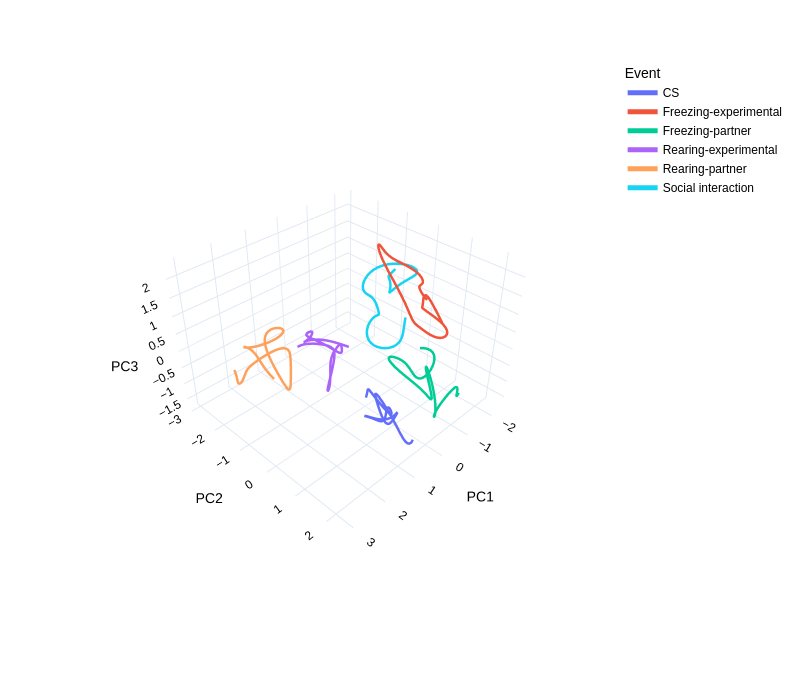

This figure's notebook cell:
### Code cell
x = np.concatenate([X_trains[0], X_validations[0]])
y = np.concatenate([y_trains[0], y_validations[0]])

x = (x - np.mean(x)) / np.std(x)

n_components = 20

pca = PCA(n_components, whiten=False, svd_solver="full", random_state=42)
pca_res = pca.fit_transform(x)
plot_df = pl.DataFrame(pca_res, schema = {f"PC{i+1}": pl.Float64 for i in range(n_components)})
print(sum(pca.explained_variance_ratio_))

names = ["CS", "Freezing-experimental", "Freezing-partner", "Rearing-experimental", "Rearing-partner", "Social interaction"]

plot_df = (
    plot_df.with_columns(
        pl.Series(list(np.linspace(-1, 1, 100)) * int(len(plot_df) / 100)).alias("Time"),
        pl.Series(y)
        .cast(pl.String())
        .replace({str(i): event for i, event in enumerate(names)})
        .alias("Event"),
    )
    .group_by("Event", "Time", maintain_order=True)
    .agg(pl.all().mean())
)

fig = px.line_3d(plot_df, x="PC1", y="PC2", z="PC3", color="Event", width=800, height=700)
fig.update_layout(
    scene_camera=dict(eye=dict(x=1.8, y=1.8, z=1.8)),
    font=dict(family="Arial", size=12, color="black"),
    template="plotly_white",
)
fig.update_traces(line_width=5)
fig.write_image("/mnt/Konrad/results/pca_time_new.svg")
fig.show()

fig = px.line(plot_df, x="PC1", y="PC2", color="Event", width=800, height=700, template='simple_white', color_discrete_sequence=px.colors.qualitative.Plotly)
# fig.update_traces(line_width=4).write_image("/mnt/Konrad/results/pca2d_new.svg")

n_max = 50

pca_elbow = PCA(n_max, whiten=False, svd_solver="full", random_state=42)
pca_elbow.fit(x)

elbow_df = pl.DataFrame({
    "Component": list(range(1, n_max + 1)),
    "Explained variance": pca_elbow.explained_variance_ratio_,
    "Cumulative": np.cumsum(pca_elbow.explained_variance_ratio_),
})

components = list(range(1, n_max + 1))
evr = pca_elbow.explained_variance_ratio_
cum = np.cumsum(evr)


fig = make_subplots(specs=[[{"secondary_y": True}]])

fig.add_trace(
    go.Bar(
        x=components,
        y=cum,
        name="Cumulative",
        marker_color="lightslategray",
        zorder=0,
    ),
    secondary_y=True,
)

fig.add_trace(
    go.Scatter(
        x=components,
        y=evr,
        mode="lines+markers",
        name="Explained variance",
        line=dict(width=3),
        zorder=10,
        fillcolor='#636EFA',
    ),
    secondary_y=False,
)

fig.update_layout(
    width=800,
    height=500,
    template="plotly_white",
    font=dict(family="Arial", size=12, color="black"),
    legend=dict(x=0.6, y=0.9),
    title='<b>Explained variance across used N of components</b>',
)
fig.update_xaxes(title_text="<b>Number of components</b>")
fig.update_yaxes(title_text="<b>Cumulative explained variance</b>", secondary_y=True, range=[0, 1])
fig.update_yaxes(title_text="<b>Explained variance ratio</b>", secondary_y=False, range=[0, 0.06])

fig.write_image("/mnt/Konrad/results/pca_elbow.svg")
fig.show()
